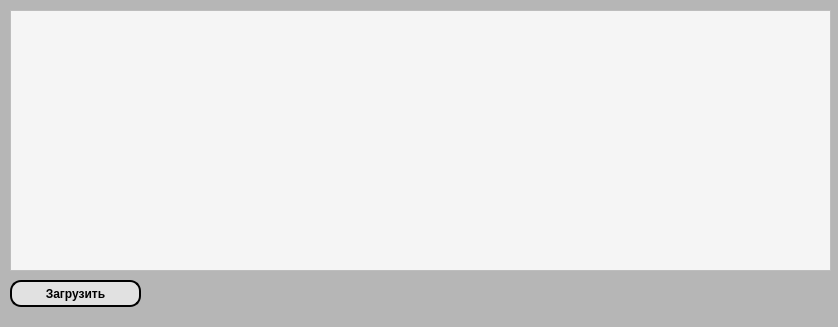
<?xml version="1.0" encoding="UTF-8"?>
<ui version="4.0">
 <class>MainWindow</class>
 <widget class="QMainWindow" name="MainWindow">
  <property name="geometry">
   <rect>
    <x>0</x>
    <y>0</y>
    <width>838</width>
    <height>327</height>
   </rect>
  </property>
  <property name="windowTitle">
   <string>MainWindow</string>
  </property>
  <property name="styleSheet">
   <string notr="true">background-color: rgb(182, 182, 182);</string>
  </property>
  <widget class="QWidget" name="centralwidget">
   <widget class="QTableWidget" name="tableWidget">
    <property name="geometry">
     <rect>
      <x>10</x>
      <y>10</y>
      <width>821</width>
      <height>261</height>
     </rect>
    </property>
    <property name="styleSheet">
     <string notr="true">background-color: rgb(245, 245, 245);</string>
    </property>
   </widget>
   <widget class="QPushButton" name="pushButton">
    <property name="geometry">
     <rect>
      <x>10</x>
      <y>280</y>
      <width>131</width>
      <height>27</height>
     </rect>
    </property>
    <property name="font">
     <font>
      <weight>75</weight>
      <bold>true</bold>
     </font>
    </property>
    <property name="styleSheet">
     <string notr="true">border-radius: 11px;
background-color: rgb(225, 225, 225);border: 2px solid rgb(1, 1, 1);</string>
    </property>
    <property name="text">
     <string>Загрузить</string>
    </property>
   </widget>
  </widget>
 </widget>
 <resources/>
 <connections/>
</ui>
